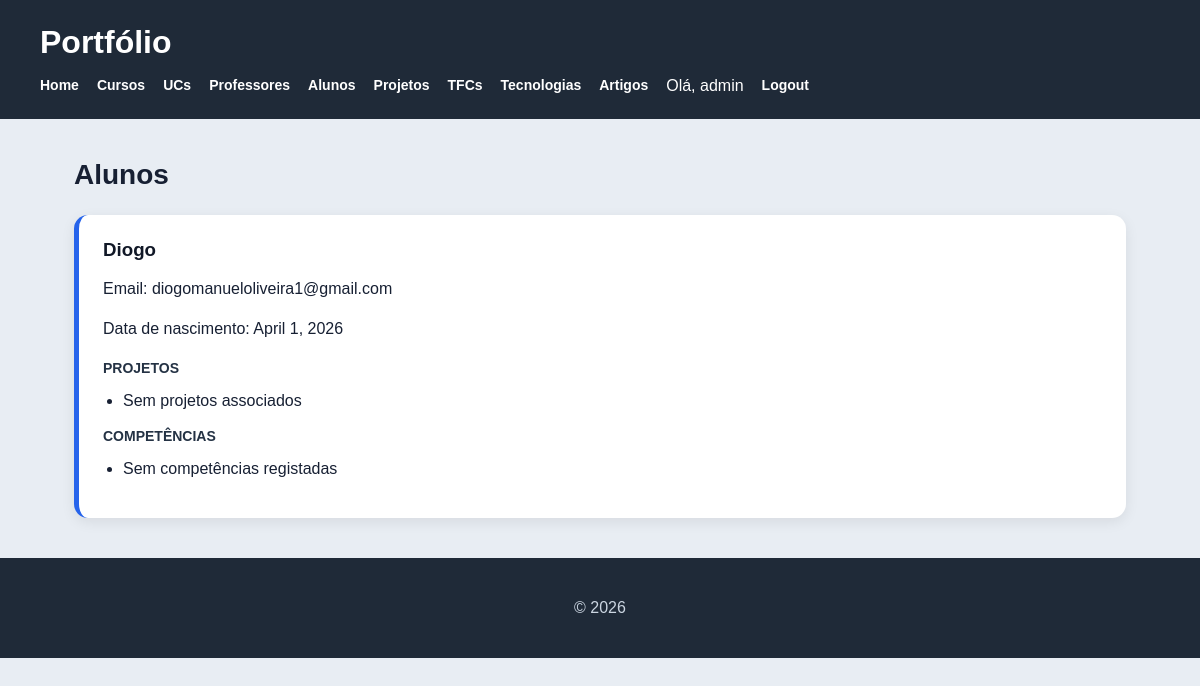
The page /alunos/ (signed in) on the database its author committed.
### portfolio/models.py (models this page shows, shortened)
class Aluno(models.Model):
    nome = models.CharField(max_length=100)
    email = models.EmailField(unique=True)
    data_nascimento = models.DateField()

### portfolio/views.py (the view)
# urls.py: path('alunos/', views.alunos_view, name='alunos'),
def alunos_view(request):
    alunos = Aluno.objects.prefetch_related("competencias", "projetos", "inscricao").all()
    return render(request, "portfolio/alunos.html", {"alunos": alunos})

### portfolio/templates/portfolio/alunos.html
{% extends "portfolio/base.html" %}
{% block content %}
<h2>Alunos</h2>
<section>
    {% for aluno in alunos %}
        <article>
            <h3>{{ aluno.nome }}</h3>
            <p>Email: {{ aluno.email }}</p>
            <p>Data de nascimento: {{ aluno.data_nascimento }}</p>
            <h4>Projetos</h4>
            <ul>
                {% for projeto in aluno.projetos.all %}
                    <li>{{ projeto.nome }}</li>
                {% empty %}
                    <li>Sem projetos associados</li>
                {% endfor %}
            </ul>
            <h4>Competências</h4>
            <ul>
                {% for competencia in aluno.competencias.all %}
                    <li>{{ competencia.nome }} - {{ competencia.nivel }}</li>
                {% empty %}
                    <li>Sem competências registadas</li>
                {% endfor %}
            </ul>
        </article>
    {% empty %}
        <p>Não existem alunos registados.</p>
    {% endfor %}
</section>
{% endblock %}

### portfolio/templates/portfolio/base.html (shortened to what this page needs)
<!DOCTYPE html>
<html lang="pt">
<head>
    {% load static %}
    <link rel="stylesheet" href="{% static 'portfolio/styles.css' %}">
</head>
<body>
    <header>
        <h1>Portfólio</h1>
        <nav>
            <a href="{% url 'portfolio_home' %}">Home</a>
            <a href="{% url 'portfolio_cursos' %}">Cursos</a>
            <a href="{% url 'portfolio_ucs' %}">UCs</a>
            <a href="{% url 'portfolio_professores' %}">Professores</a>
            <a href="{% url 'portfolio_alunos' %}">Alunos</a>
            <a href="{% url 'portfolio_projetos' %}">Projetos</a>
            <a href="{% url 'portfolio_tfcs' %}">TFCs</a>
            <a href="{% url 'portfolio_tecnologias' %}">Tecnologias</a>
            <a href="{% url 'artigos' %}">Artigos</a>
            {% if request.user.is_authenticated %}
                <span>Olá, {{ request.user.username }}</span>
                <a href="{% url 'logout' %}">Logout</a>
            {% else %}
                <a href="{% url 'login' %}">Login</a>
                <a href="{% url 'registo' %}">Registo</a>
            {% endif %}
        </nav>
    </header>
    <main>
        {% block content %}
        {% endblock %}
    </main>
    <footer>
        <p>&copy; 2026</p>
    </footer>
</body>
</html>

### portfolio/static/portfolio/styles.css (style rules this page uses)
* { box-sizing: border-box; }
body { margin: 0; font-family: Arial, Helvetica, sans-serif; background: #e8edf3; color: #172033; }
header { background: #1f2a38; color: white; padding: 24px 40px; }
header h1 { margin: 0 0 16px 0; font-size: 32px; }
nav { display: flex; gap: 18px; flex-wrap: wrap; }
nav a { color: white; text-decoration: none; font-weight: 600; font-size: 14px; }
main { max-width: 1100px; margin: 40px auto; padding: 0 24px; }
h2 { font-size: 28px; margin-bottom: 24px; }
section { display: grid; gap: 22px; }
article { background: white; border-radius: 14px; padding: 24px; box-shadow: 0 4px 14px rgba(0, 0, 0, 0.08); }
article h3 { margin-top: 0; color: #111827; }
article h4 { margin-bottom: 8px; color: #243244; font-size: 14px; text-transform: uppercase; }
p { line-height: 1.5; }
ul { padding-left: 20px; }
li { margin-bottom: 6px; }
a { color: #2563eb; }
footer { background: #1f2a38; color: #cbd5e1; text-align: center; padding: 22px; margin-top: 40px; }
article { border-left: 5px solid #2563eb; }
article h3 { margin-bottom: 12px; }

### rows shown on the page
Aluno: nome "Diogo", email "diogomanueloliveira1@gmail.com", data_nascimento "April 1, 2026"

### other values the page prints
{{ request.user.username }} "admin"
